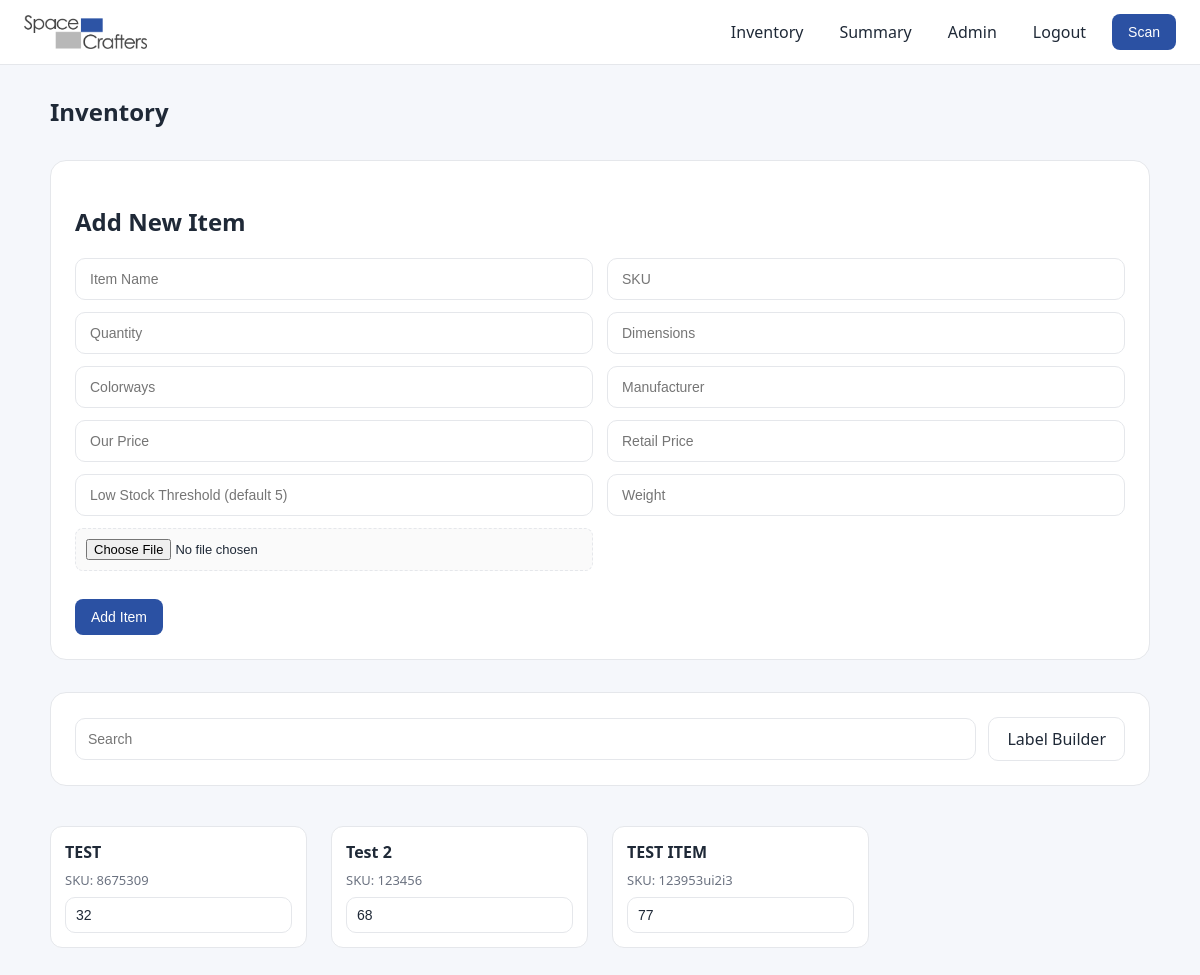
Page / (signed in) on the earlier database version.
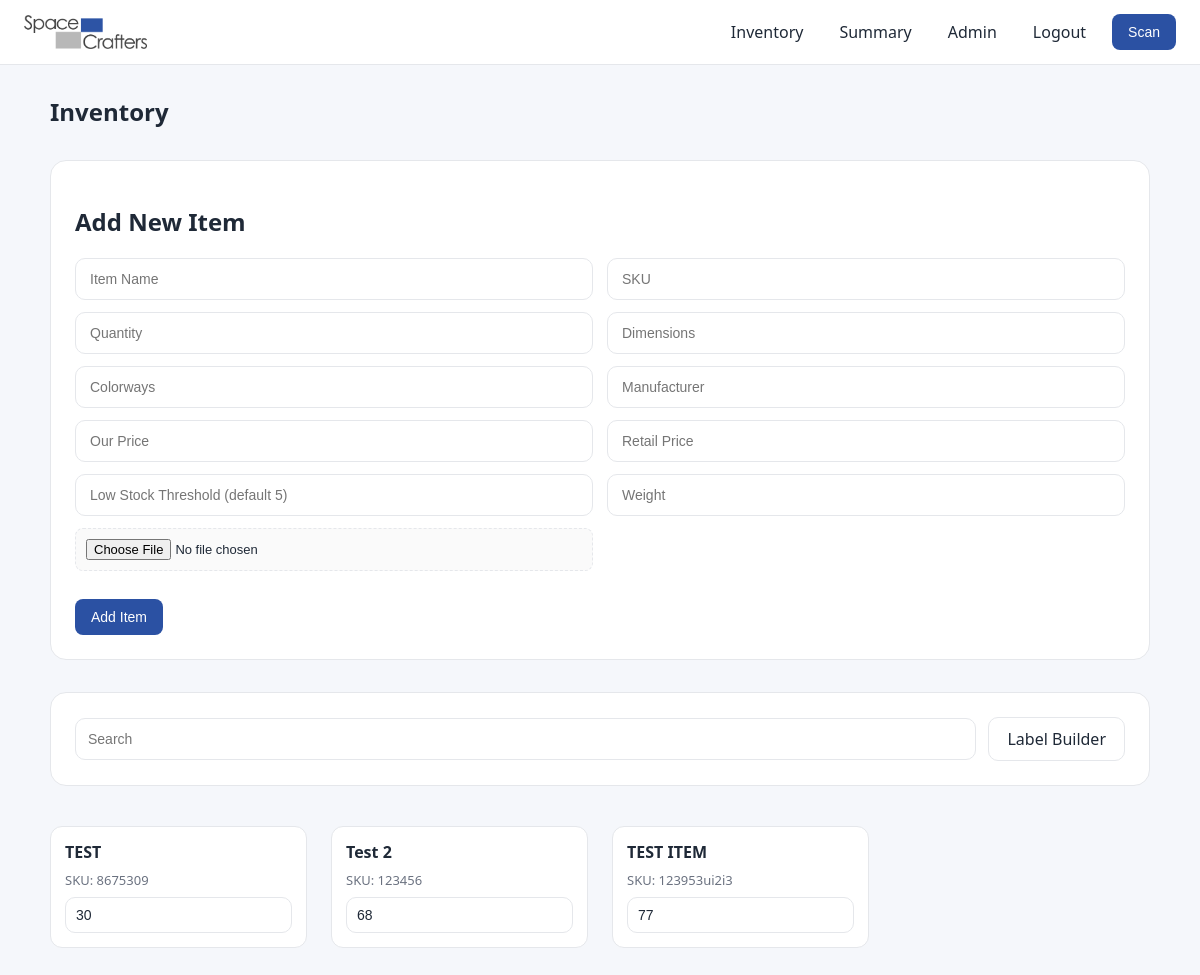
Same page on the later database version.
### models.py (models this page shows, shortened)
class Item(db.Model):
    __tablename__ = "items"
    id = db.Column(db.Integer, primary_key=True)
    name = db.Column(db.String(200), nullable=False)
    sku = db.Column(db.String(100), unique=True, nullable=False)
    quantity = db.Column(db.Integer, default=0)
    weight = db.Column(db.String(50))
    dimensions = db.Column(db.String(200))
    colorways = db.Column(db.String(200))
    manufacturer = db.Column(db.String(200))
    cost_price = db.Column(db.Float, default=0)
    retail_price = db.Column(db.Float, default=0)
    low_stock_threshold = db.Column(db.Integer, default=5)
    order_link = db.Column(db.String(300))
    barcode_path = db.Column(db.String(300))
    image_path = db.Column(db.String(300))

### app.py (the view, shortened to what this page needs)
@app.route("/", methods=["GET", "POST"])
@login_required
def index():
    items = Item.query.all()
    return render_template("index.html", items=items)

### app.py (called while the page is built)
@login_manager.user_loader
def load_user(user_id):
    return db.session.get(User, int(user_id))

### models.py (called while the page is built)
    @property
    def is_active(self):
        return True

    @property
    def is_admin(self):
        return self.role == "admin"

### templates/index.html (shortened to what this page needs)
{% extends "base.html" %}
{% block content %}
<div class="page-header">
  <h2>Inventory</h2>
</div>
<div class="container">
  <div class="card">
    <h2>Add New Item</h2>
    <form method="POST" action="{{ url_for('index') }}" enctype="multipart/form-data">
      <div class="form-row">
        <input type="text" name="name" placeholder="Item Name" required>
        <input type="text" name="sku" placeholder="SKU">
      </div>
      <div class="form-row">
        <input type="number" name="quantity" placeholder="Quantity">
        <input type="text" name="dimensions" placeholder="Dimensions">
      </div>
      <div class="form-row">
        <input type="text" name="colorways" placeholder="Colorways">
        <input type="text" name="manufacturer" placeholder="Manufacturer">
      </div>
      <div class="form-row">
        <input type="number" step="0.01" name="cost_price" placeholder="Our Price">
        <input type="number" step="0.01" name="retail_price" placeholder="Retail Price">
      </div>
      <div class="form-row">
        <input type="number" name="low_stock_threshold" placeholder="Low Stock Threshold (default 5)">
        <input type="text" name="weight" placeholder="Weight">
      </div>
      <div class="form-row">
        <input type="file" name="image">
      </div>
      <button type="submit" class="primary-btn">Add Item</button>
    </form>
  </div>
  <div class="card">
    <div style="display:flex; gap:12px; align-items:center;">
      <input type="text" id="searchInput" placeholder="Search" style="flex:1;">
      <a href="{{ url_for('labels_builder') }}" class="secondary-btn">
        Label Builder
      </a>
    </div>
  </div>
<div class="item-grid">
  {% for item in items %}
  <div class="item-card" data-id="{{ item.id }}">
    <h3>{{ item.name }}</h3>
    <p>SKU: {{ item.sku }}</p>
    <input
      id="qty-{{ item.id }}"
      type="number"
      value="{{ item.quantity }}"
      onclick="event.stopPropagation()"
      onchange="updatePreviewQty({{ item.id }}, this.value)"
    >
  </div>
  {% endfor %}
</div>
{% endblock %}

Differences in the rows shown:
changed Item "TEST": quantity "32" → "30"
